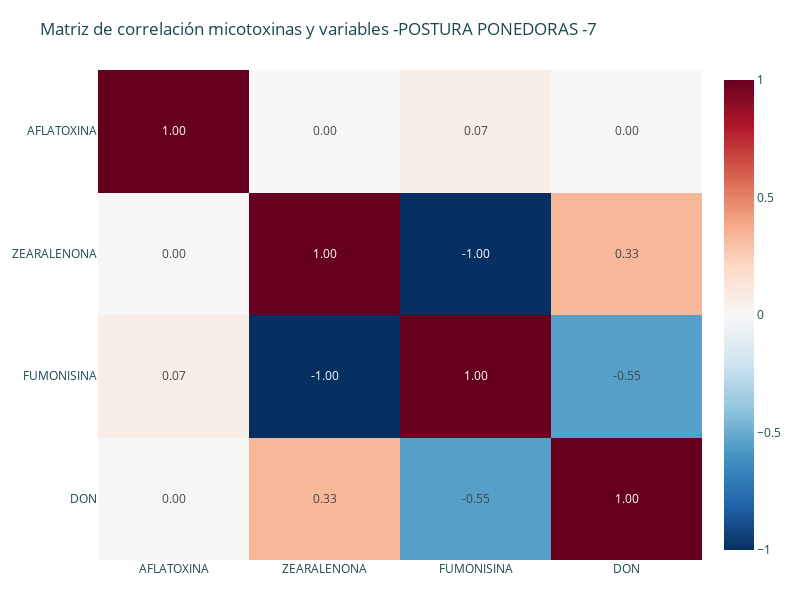
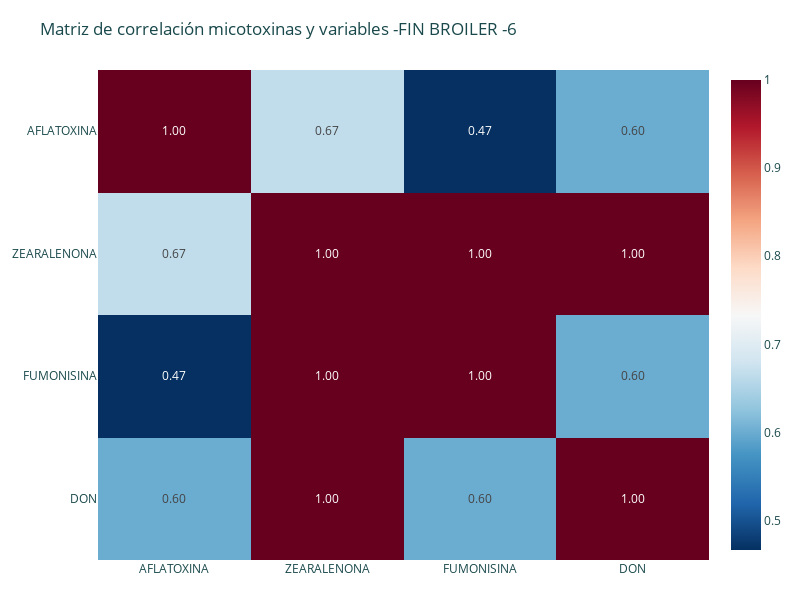
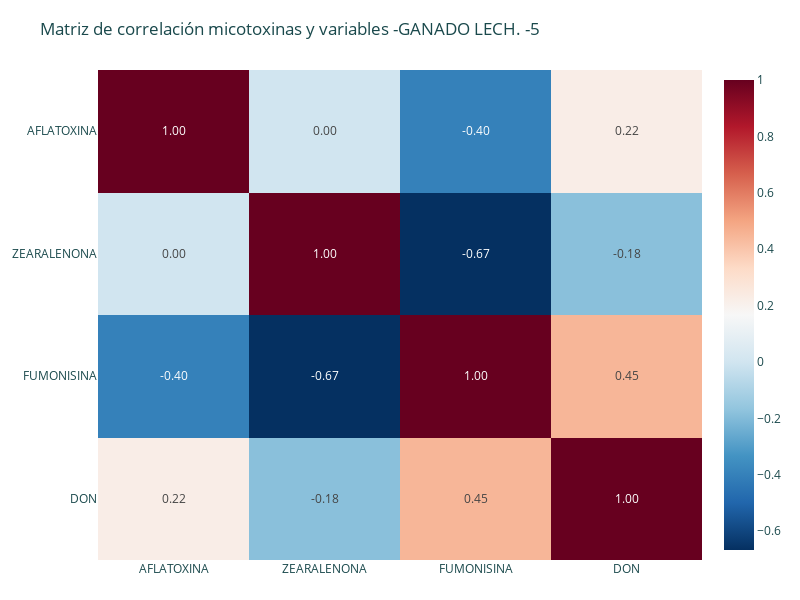
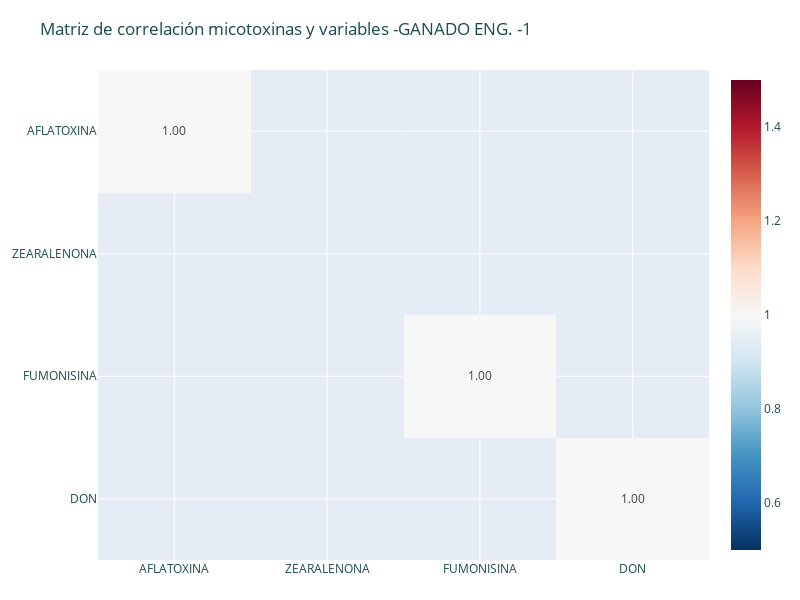

Notebook cell for these charts, in order:
### Code cell
for esp in df_cor["ESPECIE"].unique():
    df_ = df_cor[df_cor["ESPECIE"] == esp]

    toxinas_mes_producto = df_.groupby(["Fecha Producción"]).agg(
        AFLATOXINA = ('AFLA-PPB', 'mean'),#
        #ocra = ('OCRA-PPB', 'mean'),
        #t2 = ('T2-PPB', 'mean'),
        ZEARALENONA = ('ZEARA-PPB', 'mean'),#
        FUMONISINA = ('FUMO-PPM', 'mean'),#
        DON = ('DON-PPM', 'mean'),#
        temp = ('temp', 'mean'),
        pct_hum = ('pct_hum', 'mean')

    ).reset_index()

    # Seleccionar solo las columnas numéricas de interés
    cols_corr = ["AFLATOXINA", "ZEARALENONA", "FUMONISINA", "DON"]

    # Matriz de correlación
    corr_matrix = toxinas_mes_producto[cols_corr].corr(method="kendall")  # puedes probar "spearman", "kendall"

    # Heatmap interactivo con Plotly
    fig = px.imshow(
        corr_matrix,
        text_auto=".2f",  # valores en cada celda
        aspect="auto",
        color_continuous_scale="RdBu_r",
        title=f"Matriz de correlación micotoxinas y variables -{ esp} -{df_.shape[0]}"
    )

    # Ajustes de layout
    fig.update_layout(
        width=800, height=600,
        font=dict(size=12, color="#1A494C"),
        margin=dict(l=60, r=30, t=70, b=40)
    )

    fig.show()

### Figure 1 — Plotly figure (JSON) as saved in the notebook; plotly's stock layout.template omitted (floating-point values rounded to 4 significant figures)
{"data": [{"coloraxis": "coloraxis", "hovertemplate": "x: %{x}<br>y: %{y}<br>color: %{z}<extra></extra>", "name": "0", "texttemplate": "%{z:.2f}", "type": "heatmap", "x": ["AFLATOXINA", "ZEARALENONA", "FUMONISINA", "DON"], "xaxis": "x", "y": ["AFLATOXINA", "ZEARALENONA", "FUMONISINA", "DON"], "yaxis": "y", "z": [[1, 0, 0.06667, 0], [0, 1, -1, 0.3333], [0.06667, -1, 1, -0.5521], [0, 0.3333, -0.5521, 1]]}], "layout": {"coloraxis": {"colorscale": [[0, "rgb(5,48,97)"], [0.1, "rgb(33,102,172)"], [0.2, "rgb(67,147,195)"], [0.3, "rgb(146,197,222)"], [0.4, "rgb(209,229,240)"], [0.5, "rgb(247,247,247)"], [0.6, "rgb(253,219,199)"], [0.7, "rgb(244,165,130)"], [0.8, "rgb(214,96,77)"], [0.9, "rgb(178,24,43)"], [1, "rgb(103,0,31)"]]}, "font": {"color": "#1A494C", "size": 12}, "height": 600, "margin": {"b": 40, "l": 60, "r": 30, "t": 70}, "title": {"text": "Matriz de correlación micotoxinas y variables -POSTURA PONEDORAS -7"}, "width": 800, "xaxis": {"anchor": "y", "domain": [0, 1]}, "yaxis": {"anchor": "x", "autorange": "reversed", "domain": [0, 1]}}}

### Figure 2 — Plotly figure (JSON) as saved in the notebook; plotly's stock layout.template omitted (floating-point values rounded to 4 significant figures)
{"data": [{"coloraxis": "coloraxis", "hovertemplate": "x: %{x}<br>y: %{y}<br>color: %{z}<extra></extra>", "name": "0", "texttemplate": "%{z:.2f}", "type": "heatmap", "x": ["AFLATOXINA", "ZEARALENONA", "FUMONISINA", "DON"], "xaxis": "x", "y": ["AFLATOXINA", "ZEARALENONA", "FUMONISINA", "DON"], "yaxis": "y", "z": [[1, 0.6667, 0.4667, 0.6], [0.6667, 1, 1, 1], [0.4667, 1, 1, 0.6], [0.6, 1, 0.6, 1]]}], "layout": {"coloraxis": {"colorscale": [[0, "rgb(5,48,97)"], [0.1, "rgb(33,102,172)"], [0.2, "rgb(67,147,195)"], [0.3, "rgb(146,197,222)"], [0.4, "rgb(209,229,240)"], [0.5, "rgb(247,247,247)"], [0.6, "rgb(253,219,199)"], [0.7, "rgb(244,165,130)"], [0.8, "rgb(214,96,77)"], [0.9, "rgb(178,24,43)"], [1, "rgb(103,0,31)"]]}, "font": {"color": "#1A494C", "size": 12}, "height": 600, "margin": {"b": 40, "l": 60, "r": 30, "t": 70}, "title": {"text": "Matriz de correlación micotoxinas y variables -FIN BROILER -6"}, "width": 800, "xaxis": {"anchor": "y", "domain": [0, 1]}, "yaxis": {"anchor": "x", "autorange": "reversed", "domain": [0, 1]}}}

### Figure 3 — Plotly figure (JSON) as saved in the notebook; plotly's stock layout.template omitted (floating-point values rounded to 4 significant figures)
{"data": [{"coloraxis": "coloraxis", "hovertemplate": "x: %{x}<br>y: %{y}<br>color: %{z}<extra></extra>", "name": "0", "texttemplate": "%{z:.2f}", "type": "heatmap", "x": ["AFLATOXINA", "ZEARALENONA", "FUMONISINA", "DON"], "xaxis": "x", "y": ["AFLATOXINA", "ZEARALENONA", "FUMONISINA", "DON"], "yaxis": "y", "z": [[1, 0, -0.4, 0.2236], [0, 1, -0.6667, -0.1826], [-0.4, -0.6667, 1, 0.4472], [0.2236, -0.1826, 0.4472, 1]]}], "layout": {"coloraxis": {"colorscale": [[0, "rgb(5,48,97)"], [0.1, "rgb(33,102,172)"], [0.2, "rgb(67,147,195)"], [0.3, "rgb(146,197,222)"], [0.4, "rgb(209,229,240)"], [0.5, "rgb(247,247,247)"], [0.6, "rgb(253,219,199)"], [0.7, "rgb(244,165,130)"], [0.8, "rgb(214,96,77)"], [0.9, "rgb(178,24,43)"], [1, "rgb(103,0,31)"]]}, "font": {"color": "#1A494C", "size": 12}, "height": 600, "margin": {"b": 40, "l": 60, "r": 30, "t": 70}, "title": {"text": "Matriz de correlación micotoxinas y variables -GANADO LECH. -5"}, "width": 800, "xaxis": {"anchor": "y", "domain": [0, 1]}, "yaxis": {"anchor": "x", "autorange": "reversed", "domain": [0, 1]}}}

### Figure 4 — Plotly figure (JSON) as saved in the notebook; plotly's stock layout.template omitted (floating-point values rounded to 4 significant figures)
{"data": [{"coloraxis": "coloraxis", "hovertemplate": "x: %{x}<br>y: %{y}<br>color: %{z}<extra></extra>", "name": "0", "texttemplate": "%{z:.2f}", "type": "heatmap", "x": ["AFLATOXINA", "ZEARALENONA", "FUMONISINA", "DON"], "xaxis": "x", "y": ["AFLATOXINA", "ZEARALENONA", "FUMONISINA", "DON"], "yaxis": "y", "z": [[1, null, null, null], [null, null, null, null], [null, null, 1, null], [null, null, null, 1]]}], "layout": {"coloraxis": {"colorscale": [[0, "rgb(5,48,97)"], [0.1, "rgb(33,102,172)"], [0.2, "rgb(67,147,195)"], [0.3, "rgb(146,197,222)"], [0.4, "rgb(209,229,240)"], [0.5, "rgb(247,247,247)"], [0.6, "rgb(253,219,199)"], [0.7, "rgb(244,165,130)"], [0.8, "rgb(214,96,77)"], [0.9, "rgb(178,24,43)"], [1, "rgb(103,0,31)"]]}, "font": {"color": "#1A494C", "size": 12}, "height": 600, "margin": {"b": 40, "l": 60, "r": 30, "t": 70}, "title": {"text": "Matriz de correlación micotoxinas y variables -GANADO ENG. -1"}, "width": 800, "xaxis": {"anchor": "y", "domain": [0, 1]}, "yaxis": {"anchor": "x", "autorange": "reversed", "domain": [0, 1]}}}
